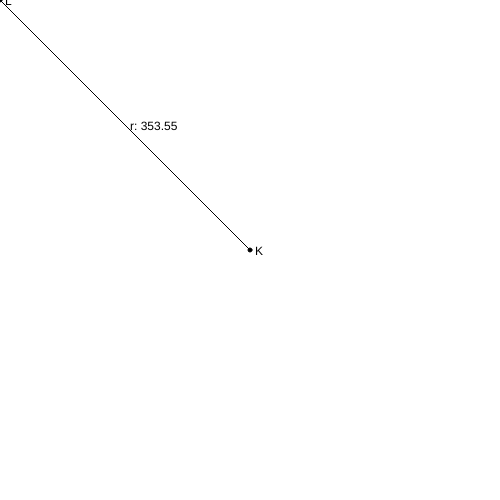
Frame 1 (no input)
Frame 60 (no input): identical to frame 1, image omitted
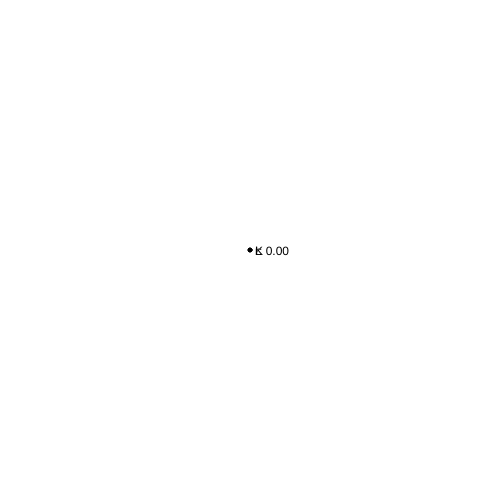
Frame 120 (the mouse pressed at the canvas centre since frame 60)

The p5.js sketch that drew these frames (run headless with seeded random() and noise() and a simulated clock; from frame 60 on, the mouse is pressed at the canvas centre):

// p5.js sketch
// ── sketch.js
const ELLIPSE_SIZE = 4;
const TEXT_OFFSET = 5;

function setup() {
  createCanvas(500, 500);
  background(255);
  fill(0);
}

function draw() {
  background(255);

  let xk = width / 2;
  let yk = height / 2;
  let xl = mouseX;
  let yl = mouseY;

  let xlk = xl - xk;
  let ylk = yl - yk;
  let rsq = xlk * xlk + ylk * ylk;
  let r = sqrt(rsq);

  line(xk, yk, xl, yl);
  ellipse(xk, yk, ELLIPSE_SIZE, ELLIPSE_SIZE);
  ellipse(xl, yl, ELLIPSE_SIZE, ELLIPSE_SIZE);
  text("K", xk + TEXT_OFFSET, yk + TEXT_OFFSET);
  text("L", xl + TEXT_OFFSET, yl + TEXT_OFFSET);
  text("r: " + r.toFixed(2), (xk + xl)/2 + TEXT_OFFSET, (yk+yl)/2 + TEXT_OFFSET);
}
